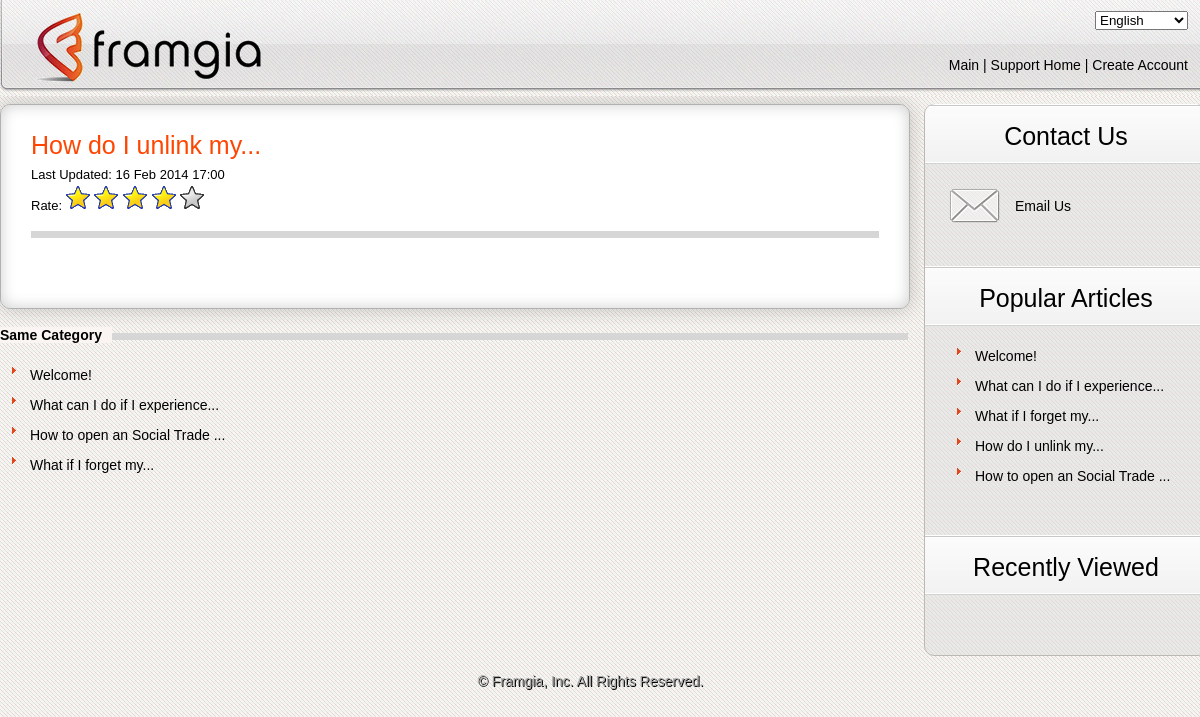
/article/genaral-help-c1-how-do-i-unlink-my-i5.html, run on the app's committed database.
### tables this page shows
CREATE TABLE IF NOT EXISTS `articles` (
  `id` int(11) NOT NULL AUTO_INCREMENT,
  `category_id` int(11) NOT NULL DEFAULT '0',
  `title` text NOT NULL,
  `meta_description` text NOT NULL,
  `meta_keywords` text NOT NULL,
  `content` text NOT NULL,
  `origin_id` int(11) NOT NULL DEFAULT '0',
  `lang` varchar(45) NOT NULL DEFAULT 'english',
  `updated_at` timestamp NULL DEFAULT CURRENT_TIMESTAMP,
  `total_view` int(11) NOT NULL DEFAULT '0',
  `total_vote` int(11) NOT NULL DEFAULT '0',
  `voted_point` int(11) NOT NULL DEFAULT '0',
  PRIMARY KEY (`id`)
);

CREATE TABLE IF NOT EXISTS `categories` (
  `id` int(11) NOT NULL AUTO_INCREMENT,
  `category` varchar(255) NOT NULL,
  `origin_id` int(11) NOT NULL DEFAULT '0',
  `lang` varchar(45) NOT NULL DEFAULT 'english',
  PRIMARY KEY (`id`)
);

### application/libraries/layout.php (called while the page is built, shortened)
<?php
class Layout
{
    private $obj;
    private $layout_view;
    private $title = '';
    private $meta_description = '';
    private $meta_keywords = '';
    function __construct()
    {
        $this->obj = & get_instance();
    }
    function render_layout($layout = "")
    {
        $this->layout_view = $layout != "" ? $layout . EXT : "layouts/default" . EXT;
    }
    function view($view, $data = null, $return = false)
    {
        $data['content_for_layout'] = $this->obj->load->view($view, $data, true);
        $data['title_for_layout'] = $this->title;
        $data['meta_description'] = $this->meta_description;
        $data['meta_keywords'] = $this->meta_keywords;
        $data['js_for_layout'] = '';
        $data['css_for_layout'] = '';
        $output = $this->obj->load->view($this->layout_view, $data, $return);
        return $output;
    }
    function meta_description($meta_description)
    {
        $this->meta_description = $meta_description;
    }
    function meta_keywords($meta_keywords)
    {
        $this->meta_keywords = $meta_keywords;
    }
    function title($title)
    {
        $this->title = $title;
    }
}

### application/controllers/article/article.php (called while the page is built, shortened)
<?php
class Article extends Front_Controller {
    function view_detail($category_id = 0, $article_id = 0) {
        $article = get_article_by_id($article_id);
        $category = $this->category_model->get_by_id($category_id);
        $related_articles = get_related_articles($article_id, $category_id);
        $view_data = array(
            'article' => $article,
            'category' => $category,
            'related_articles' => $related_articles
        );
        $this->layout->title($article->title . ' | ' . $category->category . ' | ' . DEFAULT_SITE_TITLE);
        $this->layout->meta_description($article->meta_description . ' | ' . $category->category . ' | ' . DEFAULT_SITE_TITLE);
        $this->layout->meta_keywords($article->meta_description . ' | ' . $category->category . ' | ' . DEFAULT_SITE_TITLE);
        $this->layout->view('article/view_detail', $view_data);
    }
}

### index.php (called while the page is built, shortened)
<?php
require_once BASEPATH . 'core/CodeIgniter.php';

### application/libraries/csession.php (called while the page is built, shortened)
<?php
class Csession {
    function get($var = null, $namespace = 'default') {
        if (isset($var))
            return isset($_SESSION[$namespace][$var]) ? $_SESSION[$namespace][$var] : null;
        else
            return isset($_SESSION[$namespace]) ? $_SESSION[$namespace] : null;
    }
}

### application/helpers/article_helper.php (called while the page is built, shortened)
<?php
if (!function_exists('get_popular_articles')) {
    function get_popular_articles($limit = 5) {
        $CI = & get_instance();
        $CI->db->select('articles.*, categories.category');
        $CI->db->join('categories', 'categories.id = articles.category_id');
        $CI->db->where('articles.lang', !$CI->csession->get('lang') ? 'english' : $CI->csession->get('lang'));
        $CI->db->limit($limit);
        $CI->db->order_by('total_view', 'desc');
        return $CI->db->get('articles')->result();
    }
}
if (!function_exists('get_article_by_id')) {
    function get_article_by_id($article_id = 0) {
        $CI = & get_instance();
        $CI->db->where('id', $article_id);
        $CI->db->where('lang', !$CI->csession->get('lang') ? 'english' : $CI->csession->get('lang'));
        return $CI->db->get('articles')->row(0);
    }
}
if (!function_exists('get_related_articles')) {
    function get_related_articles($article_id = 0, $category_id = 0, $limit = 5) {
        $CI = & get_instance();
        $CI->db->where('id !=', $article_id);
        $CI->db->where('category_id', $category_id);
        $CI->db->where('lang', !$CI->csession->get('lang') ? 'english' : $CI->csession->get('lang'));
        $CI->db->limit($limit);
        $CI->db->order_by('updated_at');
        return $CI->db->get('articles')->result();
    }
}
if (!function_exists('get_rating_points_by_article_id')) {
    function get_rating_points_by_article_id($article_id = 0) {
        $article = get_article_by_id($article_id);
        $total_vote = $article->total_vote;
        $voted_point = $article->voted_point;
        $average = 0;
        if ($total_vote > 0)
            $average = $voted_point / $total_vote;
        $average = Round($average, 2);
        return $average;
    }
}

### application/models/category_model.php (called while the page is built, shortened)
<?php
class Category_model extends CI_Model {
    var $table_name = 'categories';
    function get_by_id($category_id = 0) {
        $this->db->where('id', $category_id);
        return $this->db->get($this->table_name)->row(0);
    }
}

### application/helpers/friendly_url_helper.php (called while the page is built)
<?php
if (!function_exists("removesign")) {
    function removesign($str)
    {
        $sign = array("à", "á", "ạ", "ả", "ã", "â", "ầ", "ấ", "ậ", "ẩ", "ẫ", "ă", "ằ", "ắ"
        , "ặ", "ẳ", "ẵ", "è", "é", "ẹ", "ẻ", "ẽ", "ê", "ề", "ế", "ệ", "ể", "ễ", "ì", "í", "ị", "ỉ", "ĩ",
            "ò", "ó", "ọ", "ỏ", "õ", "ô", "ồ", "ố", "ộ", "ổ", "ỗ", "ơ"
        , "ờ", "ớ", "ợ", "ở", "ỡ",
            "ù", "ú", "ụ", "ủ", "ũ", "ư", "ừ", "ứ", "ự", "ử", "ữ",
            "ỳ", "ý", "ỵ", "ỷ", "ỹ",
            "đ",
            "À", "Á", "Ạ", "Ả", "Ã", "Â", "Ầ", "Ấ", "Ậ", "Ẩ", "Ẫ", "Ă"
        , "Ằ", "Ắ", "Ặ", "Ẳ", "Ẵ",
            "È", "É", "Ẹ", "Ẻ", "Ẽ", "Ê", "Ề", "Ế", "Ệ", "Ể", "Ễ",
            "Ì", "Í", "Ị", "Ỉ", "Ĩ",
            "Ò", "Ó", "Ọ", "Ỏ", "Õ", "Ô", "Ồ", "Ố", "Ộ", "Ổ", "Ỗ", "Ơ"
        , "Ờ", "Ớ", "Ợ", "Ở", "Ỡ",
            "Ù", "Ú", "Ụ", "Ủ", "Ũ", "Ư", "Ừ", "Ứ", "Ự", "Ử", "Ữ",
            "Ỳ", "Ý", "Ỵ", "Ỷ", "Ỹ",
            "Đ", "ê", "ù", "à");
        $unsign = array("a", "a", "a", "a", "a", "a", "a", "a", "a", "a", "a"
        , "a", "a", "a", "a", "a", "a",
            "e", "e", "e", "e", "e", "e", "e", "e", "e", "e", "e",
            "i", "i", "i", "i", "i",
            "o", "o", "o", "o", "o", "o", "o", "o", "o", "o", "o", "o"
        , "o", "o", "o", "o", "o",
            "u", "u", "u", "u", "u", "u", "u", "u", "u", "u", "u",
            "y", "y", "y", "y", "y",
            "d",
            "A", "A", "A", "A", "A", "A", "A", "A", "A", "A", "A", "A"
        , "A", "A", "A", "A", "A",
            "E", "E", "E", "E", "E", "E", "E", "E", "E", "E", "E",
            "I", "I", "I", "I", "I",
            "O", "O", "O", "O", "O", "O", "O", "O", "O", "O", "O", "O"
        , "O", "O", "O", "O", "O",
            "U", "U", "U", "U", "U", "U", "U", "U", "U", "U", "U",
            "Y", "Y", "Y", "Y", "Y",
            "D", "e", "u", "a");
        return str_replace($sign, $unsign, $str);
    }
}

### application/views/article/view_detail.php (the view, shortened to what this page needs)
<?php
$average = get_rating_points_by_article_id($article->id);
?>
<div class="box_shadow">
    <div class="box2">
        <h1 class="detail" style="color: orangered;"><?php echo $article->title; ?></h1>
        <h4>
            <?php echo lang('last_updated'); ?> <?php echo date('d M Y H:i', strtotime($article->updated_at)); ?>
            <div id="setrating" class="lst">
                <?php echo lang('rate'); ?>
                <img onclick="submitRating(0);" src="/assets/frontend/images/rate0.gif" id="R1" alt="0" style="cursor:pointer" title="<?php echo lang('rate_not_at_all'); ?>"/>
                <img onclick="submitRating(1);" src="/assets/frontend/images/rate0.gif" id="R2" alt="1" style="cursor:pointer" title="<?php echo lang('rate_somewhat'); ?>" />
                <img onclick="submitRating(2);" src="/assets/frontend/images/rate0.gif" id="R3" alt="2" style="cursor:pointer" title="<?php echo lang('rate_average'); ?>" />
                <img onclick="submitRating(3);" src="/assets/frontend/images/rate0.gif" id="R4" alt="3" style="cursor:pointer" title="<?php echo lang('rate_good'); ?>" />
                <img onclick="submitRating(4);" src="/assets/frontend/images/rate0.gif" id="R5" alt="4" style="cursor:pointer" title="<?php echo lang('rate_very_good'); ?>"/>
            </div>
        </h4>
        <span class="line"></span>
        <div style="clear: both;">&nbsp;</div>
    </div>
</div>
<div class="box3">
    <h2 class="lineful"><span class="bg_tx_grey"><?php echo lang('same_category'); ?></span></h2>
    <ul>
        <?php foreach ($related_articles as $article): ?>
            <li class="tx1">
                <?php echo anchor('/article/' . mb_strtolower(url_title(removesign($category->category))) . '-c' . $category->id . '-' . mb_strtolower(url_title(removesign($article->title))) . '-i' . $article->id, $article->title); ?>
            </li>
        <?php endforeach; ?>
    </ul>
</div>

### application/views/layouts/home/right_sidebar.php (shortened to what this page needs)
<?php
$popular_articles = get_popular_articles();
?>
<div class="sub_box_r1">
    <p class="title_right_1"><?php echo lang('sidebar_Contact_Us'); ?></p>
    <ul class="box_content">
        <li class="email">
            <a href="mailto:bui.quy.duong@framgia.com"><?php echo lang('sidebar_Email_Us'); ?></a>
        </li>
    </ul>
</div>
<div class="sub_box_r2">
    <p class="title_right_2"><?php echo lang('sidebar_Popular_Questions'); ?></p>
    <ul class="box_content">
        <?php foreach ($popular_articles as $article): ?>
            <li class="tx1">
                <?php echo anchor('/article/' . mb_strtolower(url_title(removesign($article->category))) . '-c' . $article->category_id . '-' . mb_strtolower(url_title(removesign($article->title))) . '-i' . $article->id, $article->title); ?>
            </li>
        <?php endforeach; ?>
    </ul>
</div>
<div class="sub_box_r2">
    <p class="title_right_2"><?php echo lang('sidebar_Recently_Viewed'); ?></p>
    <ul class="box_content">
    </ul>
</div>

### assets/frontend/css/style.css (style rules this page uses)
* { margin:0; padding:0; }
body { padding:0px; margin:0px; font-family:Arial, Helvetica, sans-serif; font-size:14px; color:#000; line-height:20px; background:url(images/bg.jpg) repeat #fff; }
body, html, div, blockquote, img, label, p, h1, h2, h3, h4, h5, h6, pre, ul, ol, li, dl, dt, dd, form, a, fieldset, input, th, td { margin: 0; padding: 0; border: 0; outline: none; }
ul { list-style: none; }
p { font-size: 14px; }
a { text-decoration: none; }
img { vertical-align: center; }
h1, h2, h3, h4, h5, h6 { font-family:Arial, Helvetica, sans-serif; }
.box_shadow { float:left; box-shadow: 0px 0px 20px rgba(0, 0, 0, 0.2); -moz-box-shadow:0px 0px 20px rgba(0, 0, 0, 0.2); -webkit-box-shadow: 0px 0px 20px rgba(0, 0, 0, 0.2); border-radius:10px; margin-bottom:16px; }
.box2 { width:848px; float:left; box-shadow: 0px 0px 15px rgba(0, 0, 0, 0.2) inset; -moz-box-shadow:0px 0px 15px rgba(0, 0, 0, 0.2) inset; -webkit-box-shadow: 0px 0px 15px rgba(0, 0, 0, 0.2) inset; border:1px solid #b1b1b1; border-radius:10px; padding:30px; background:#fff; text-align:center; }
.box3 { width:908px; float:left; border:0px solid #dbd9d9; margin-bottom:15px; }
h1 { color: darkorange; font-size:25px; font-weight:lighter; margin:30px 16px 25px; }
h1.detail { font-size:25px; font-weight:lighter; margin:0px 0px 10px; color:#01633f; text-align:left; }
h4 { font-size:13px; font-weight:normal; text-align:left; }
h2 { font-size:15px; text-transform:uppercase; color:orange; background: left url(images/line_title.png) repeat-x; height:20px; margin-right:-15px; }
h2.lineful { margin-right:0px; margin-bottom:20px; text-transform:capitalize; font-size:14px; color:#000; }
span.bg_tx_grey { background:#faf5f2; padding-right:10px; }
.tx1 { font-size:14px; background:url(images/icon2.png) no-repeat; display:block; padding-left:20px; margin-left:10px; line-height:20px; margin-bottom:10px; }
.tx1 a { color:#000; }
.sub_box_r1 { width:100%; border-radius: 10px 10px 0px 0px; }
.sub_box_r2 { width:100%; }
.title_right_1 { width:282px; height:40px; background:url(images/bg_title.png) repeat; font-size:25px; font-weight:lighter; margin-top:-1px; border-radius: 10px 10px 0px 0px; text-align:center; padding-top:20px; }
.title_right_2 { width:282px; height:40px; background:url(images/bg_title.png) repeat; font-size:25px; font-weight:lighter; margin-top:-1px; text-align:center; padding-top:20px; }
.box_content { width:242px; padding:20px 20px 40px 20px; }
.email { background: left url(images/email_icon.png) no-repeat; padding-left:70px; height:43px; line-height:45px; }
.email a { color:#000; display:block; }
span.line { width:100%; height:7px; background:#d7d6d7; float:left; position:relative; margin:15px 0px 20px 0px; }
p { text-align:justify; line-height:25px; }

### data on the page
articles: title "How do I unlink my...", updated_at "16 Feb 2014 17:00", category+title+id "How do I unlink my..."
articles: category+title+id "Welcome!"
articles: category+title+id "What can I do if I experience..."
articles: category+title+id "How to open an Social Trade ..."
articles: category+title+id "What if I forget my..."

### other printed values
lang('menu_top_Main') "Main"
lang('menu_top_Support_Home') "Support Home"
lang('menu_top_Create_Account') "Create Account"
lang('last_updated') "Last Updated:"
lang('rate') "Rate:"
lang('same_category') "Same Category"
lang('sidebar_Contact_Us') "Contact Us"
lang('sidebar_Email_Us') "Email Us"
lang('sidebar_Popular_Questions') "Popular Articles"
lang('sidebar_Recently_Viewed') "Recently Viewed"
lang('footer_copy_right') "© Framgia, Inc. All Rights Reserved."
form field value "English"
